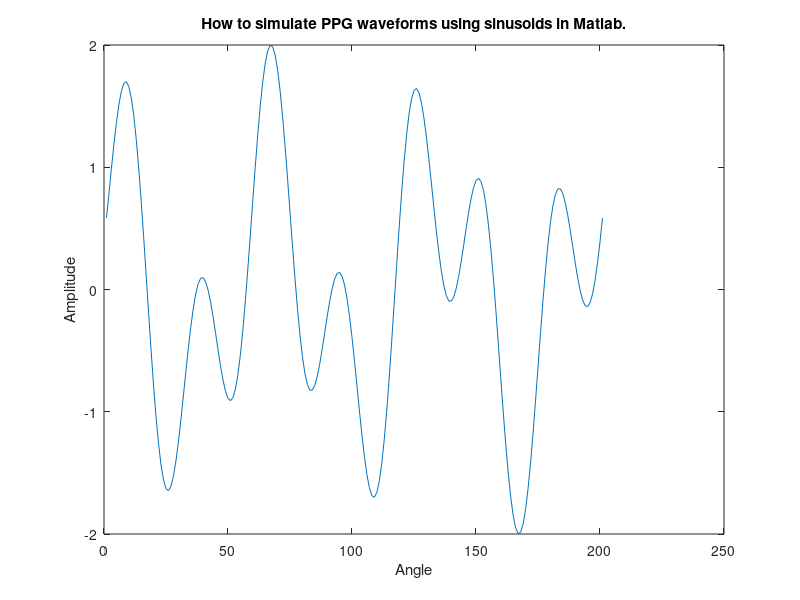

Reproduce this figure in MATLAB.
%Mô phỏng tín hiệu PPG bằng sóng kết hợp từ 2 sóng  
x=0:pi/100:2*pi;  % tạo 1 list từ 0 -> 2*pi sao cho khoản cách của 2 phần từ liền kề nhau là pi/100
wave_2=cos(x*3)+cos(x*7-2)
figure , plot(wave_2)
xlabel("Angle")
ylabel("Amplitude")
title ("How to simulate PPG waveforms using sinusoids in Matlab.");

